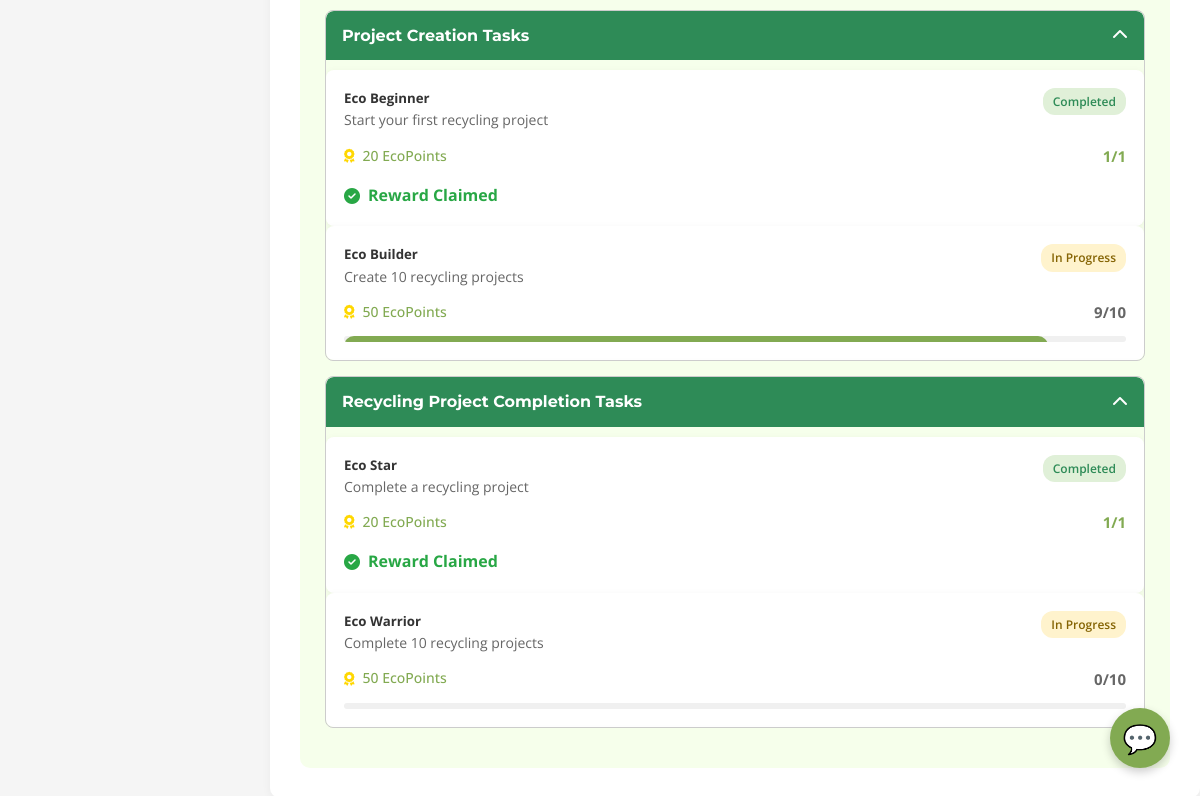
Page /achievements.php (signed in, lower part) on the earlier database version.
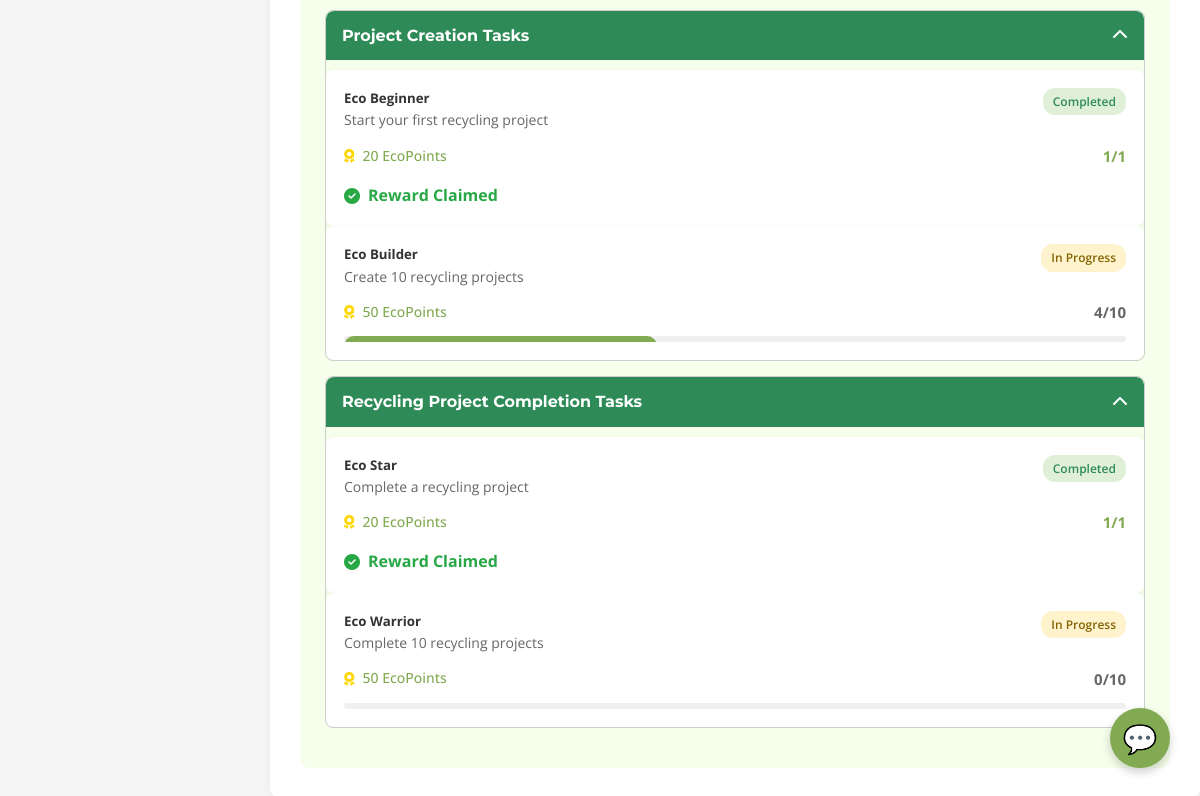
Same page on the later database version.
### tables this page shows
CREATE TABLE `user_tasks` (
  `task_id` int(11) NOT NULL,
  `user_id` int(11) NOT NULL,
  `title` varchar(255) DEFAULT NULL,
  `description` text DEFAULT NULL,
  `status` varchar(50) DEFAULT NULL,
  `reward` varchar(255) DEFAULT NULL,
  `progress` varchar(50) DEFAULT NULL,
  `current_value` int(11) DEFAULT 0,
  `target_value` int(11) DEFAULT 1,
  `action_type` varchar(50) DEFAULT NULL,
  `task_type` varchar(50) NOT NULL,
  `reward_type` enum('points','badge') DEFAULT 'points',
  `reward_value` varchar(255) DEFAULT NULL,
  `reward_claimed` tinyint(4) DEFAULT 0,
  `unlocked` tinyint(1) DEFAULT 0
);

### achievements.php (the view, shortened to what the changed rows need)
<?php
$conn = getDBConnection();
$user_id = (int)$_SESSION['user_id'];
$claimed_points_row = $conn->query("
    SELECT IFNULL(SUM(reward_value),0) AS total_claimed
    FROM user_tasks
    WHERE user_id = $user_id AND reward_claimed = 1
")->fetch_assoc();
$total_claimed_points = (int)($claimed_points_row['total_claimed'] ?? 0);
$stats_row = $conn->query("SELECT * FROM user_stats WHERE user_id = $user_id")->fetch_assoc();
if (!$stats_row) {
    $conn->query("INSERT INTO user_stats (user_id, projects_completed, achievements_earned, badges_earned, items_recycled, total_points)
                  VALUES ($user_id, 0, 0, 0, 0, $total_claimed_points)");
    $stats_row = [
        'projects_completed' => 0,
        'achievements_earned' => 0,
        'badges_earned' => 0,
        'items_recycled' => 0,
        'total_points' => $total_claimed_points
    ];
} else {
    $conn->query("UPDATE user_stats SET total_points = $total_claimed_points WHERE user_id = $user_id");
}
function getPointsForLevel($level) {
    $points = 25 + ($level * 5);
    return min($points, 100);
}
$result = $conn->query("SELECT * FROM user_tasks WHERE user_id = $user_id ORDER BY task_id ASC");
function updateTaskProgress($conn, $user_id) {
    $stats_row = $conn->query("SELECT * FROM user_stats WHERE user_id = $user_id")->fetch_assoc();
    $achievements_row = $conn->query("
        SELECT COUNT(*) AS claimed_tasks
        FROM user_tasks
        WHERE user_id = $user_id AND reward_claimed = 1
    ")->fetch_assoc();
    $achievements_earned = (int)($achievements_row['claimed_tasks'] ?? 0);
    $donations_row = $conn->query("SELECT COUNT(*) AS total_donations FROM donations WHERE donor_id = $user_id")->fetch_assoc();
    $total_donations = (int)($donations_row['total_donations'] ?? 0);
    $projects_created_row = $conn->query("SELECT COUNT(*) AS total_projects_created FROM projects WHERE user_id = $user_id")->fetch_assoc();
    $total_projects_created = (int)($projects_created_row['total_projects_created'] ?? 0);
    $total_projects_completed = (int)($stats_row['projects_completed'] ?? 0);
    $result = $conn->query("SELECT * FROM user_tasks WHERE user_id = $user_id ORDER BY action_type, task_id ASC");
    $prev_task_values = ['donations' => 0, 'projects_created' => 0, 'projects_completed' => 0];
    while ($task = $result->fetch_assoc()) {
        if ($task['unlocked'] == 0) continue;
        switch ($task['action_type']) {
            case 'donations':
                $total_value = $total_donations;
                break;
            case 'projects_created':
                $total_value = $total_projects_created;
                break;
            case 'projects_completed':
                $total_value = $total_projects_completed;
                break;
        }
        $current_value = $total_value - $prev_task_values[$task['action_type']];
        $current_value = max(0, min($current_value, $task['target_value']));
        $status = ($current_value >= $task['target_value']) ? 'Completed' : 'In Progress';
        $progress = "$current_value/{$task['target_value']}";
        $conn->query("
            UPDATE user_tasks
            SET current_value=$current_value, progress='$progress', status='$status'
            WHERE task_id={$task['task_id']} AND user_id=$user_id
        ");
        if ($task['reward_claimed'] == 1) {
            $prev_task_values[$task['action_type']] += $task['target_value'];
        }
    }
    $stats_row = $conn->query("SELECT * FROM user_stats WHERE user_id = $user_id")->fetch_assoc();
    $total_points = (int)($stats_row['total_points'] ?? 0);
    $level = 0;
    $remaining_points = $total_points;
    while ($level < 50) {
        $required = getPointsForLevel($level);
        if ($remaining_points >= $required) {
            $remaining_points -= $required;
            $level++;
        } else break;
    }
    $progress_percentage = ($remaining_points / getPointsForLevel($level)) * 100;
    return $conn->query("SELECT * FROM user_tasks WHERE user_id = $user_id ORDER BY task_id ASC");
}
$result = updateTaskProgress($conn, $user_id);
$tasks = [];
while ($row = $result->fetch_assoc()) $tasks[] = $row;
?>
<!DOCTYPE html>
<html lang="en">
<head>
    <link rel="stylesheet" href="assets/css/achievement.css">
    <link rel="stylesheet" href="https://cdnjs.cloudflare.com/ajax/libs/font-awesome/6.4.0/css/all.min.css">
</head>
<body>
    <div class="container">
 <main class="main-content">
    <div class="achievements-content">
<div class="tasks-section">
    <?php
    $grouped_tasks = [
        'donations' => [],
        'projects_created' => [],
        'projects_completed' => []
    ];
    foreach ($tasks as $task) {
        if (!empty($task['action_type']) && isset($grouped_tasks[$task['action_type']])) {
            $grouped_tasks[$task['action_type']][] = $task;
        }
    }
    $category_labels = [
        'donations' => 'Donation-related Tasks',
        'projects_created' => 'Project Creation Tasks',
        'projects_completed' => 'Recycling Project Completion Tasks'
    ];
    ?>
    <div class="task-categories">
        <?php foreach ($grouped_tasks as $type => $task_list): ?>
            <div class="task-category">
                <div class="category-header">
                    <h4><?= $category_labels[$type] ?? ucfirst($type) ?></h4>
                    <i class="fas fa-chevron-down"></i>
                </div>
                <div class="category-content">
                    <?php foreach ($task_list as $task):
                        $is_completed = $task['status'] === 'Completed';
                        $reward_claimed = $task['reward_claimed'] ?? 0;
                        $is_locked = $task['unlocked'] == 0;
                    ?>
                    <div class="task-item <?= $is_locked ? 'locked' : ($is_completed ? 'completed' : 'in-progress') ?>">
                        <div class="task-main">
                            <div class="task-info">
                                <h5><?= htmlspecialchars($task['title']) ?></h5>
                                <p><?= htmlspecialchars($task['description']) ?></p>
                            </div>
                            <div class="task-status">
                                <?php if ($is_locked): ?>
                                    <span class="status-badge">Locked 🔒</span>
                                <?php else: ?>
                                    <span class="status-badge"><?= $is_completed ? 'Completed' : 'In Progress' ?></span>
                                <?php endif; ?>
                            </div>
                        </div>
                        <div class="task-rewards">
                            <div class="reward-amount"><i class="fas fa-award reward-icon"></i><span><?= htmlspecialchars($task['reward']) ?></span></div>
                            <div class="task-progress"><?= htmlspecialchars($task['progress']) ?></div>
                        </div>
                        <?php if ($is_locked): ?>
                            <div class="locked-note">Complete previous task to unlock</div>
                        <?php elseif (!$is_completed): ?>
                            <div class="progress-bar"><div class="progress-fill" style="width: <?= ($task['current_value'] / $task['target_value']) * 100 ?>%"></div></div>
                        <?php elseif ($is_completed && $reward_claimed): ?>
                            <div class="reward-claimed"><i class="fas fa-check-circle"></i> Reward Claimed</div>
                        <?php endif; ?>
                    </div>
                    <?php endforeach; ?>
                </div>
            </div>
        <?php endforeach; ?>
    </div>
</div>
</body>
</html>

Differences in the rows shown:
changed user_tasks "Create 10 recycling projects": progress "9/10" → "4/10"; current_value 9 → 4 (drawn)
